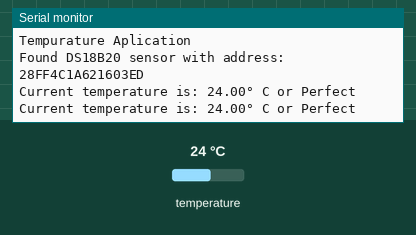
Simulated run of this program. Board: ESP8266 (NodeMCU). Shown: the last lines printed to the serial monitor. Inputs (shaded band) come from the test bench; at power-on: temperature 24 °C.

Above: at 7.3 s.
7.4 s: temperature set to 12 °C
At 12.7 s:
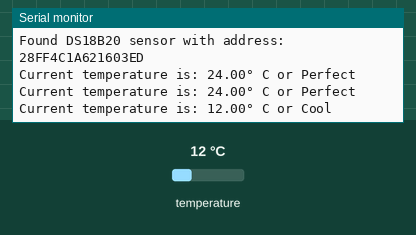
19.3 s: temperature set to 28 °C
At 24.7 s:
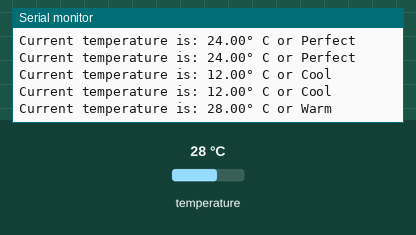
31.1 s: temperature set to 33 °C
At 36.7 s:
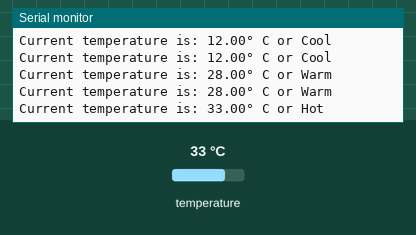
42.7 s: temperature set to 41 °C
At 47.4 s:
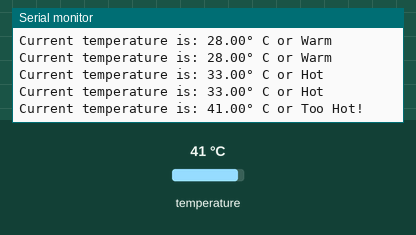
54.3 s: temperature set to 7 °C
At 59.4 s:
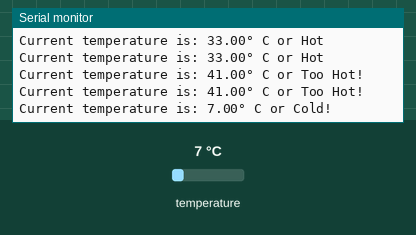

The program:

main.cpp
```cpp
// ******************************************************************
//I, Nicodemus Allan, student number 000838957, certify that this material is my original work. No other person's work has been used without due acknowledgment and I have not made my work available to anyone else.
//
//Date: 2022-10-03

// library for Arduino framework
#include <Arduino.h>
// 1-Wire sensor communication libary
#include <OneWire.h>
// DS18B20 sensor library
#include <DallasTemperature.h>

// Pin that the  DS18B20 is connected to
const int oneWireBus = D3;

// Setup a oneWire instance to communicate with any OneWire devices
OneWire oneWire(oneWireBus);

// Pass our oneWire reference to Dallas Temperature sensor
DallasTemperature DS18B20(&oneWire);

//initialising deviceAddress
DeviceAddress deviceAddress;


void printAddress(DeviceAddress deviceAddress) {
  //loops through the adress values and prints them out
  for (int i = 0; i < 8; i++) {
    if (deviceAddress[i] < 16) Serial.print("0");
      Serial.print(deviceAddress[i], HEX);
  }
  Serial.println();
}

void setup() {
  // configure the USB serial monitor
  Serial.begin(115200);
  // Start the DS18B20 sensor
  DS18B20.begin();

  Serial.println("Tempurature Aplication");
  if (DS18B20.getAddress(deviceAddress, 0))
  {
    Serial.print("Found DS18B20 sensor with address: ");
    //calls method to print address out
    printAddress(deviceAddress);
  }
  else{
    Serial.println("No DS18B20 temperature sensors are installed!");
  }
}

//checks the temperature and prints apropriate response
String checkTemp(float fTemp)
{
  if (fTemp > 35)
  {
    return "Too Hot!";
  }
  else if (fTemp >= 30)
  {
    return "Hot";
  }
  else if (fTemp >= 25)
  {
    return "Warm";
  }
  else if (fTemp >= 15)
  {
    return "Perfect";
  }
  else if (fTemp >= 10)
  {
    return "Cool";
  }
  else
  {
    return "Cold!";
  }
}

void loop() {
  //checks if sensor is connected
  if (DS18B20.getAddress(deviceAddress, 0))
  {
    float fTemp;

    // ask DS18B20 for the current temperature
    DS18B20.requestTemperatures();

    // fetch the temperature.  We only have 1 sensor, so the index is 0.
    fTemp = DS18B20.getTempCByIndex(0);

    // print the temp to the USB serial monitor
    Serial.println("Current temperature is: " + String(fTemp) + "° C or " + checkTemp(fTemp));

    // wait 5s (5000ms) before doing this again
    delay(5000);
  }
}
```

Measured:
- after the input at 7.4 s, the serial monitor: prints a new line after 5.0 s (image 1)
- after the input at 19.3 s, the serial monitor: prints a new line after 4.6 s (image 2)
- after the input at 31.1 s, the serial monitor: prints a new line after 4.4 s (image 3)
- after the input at 42.7 s, the serial monitor: prints a new line after 4.3 s (image 4)
- after the input at 54.3 s, the serial monitor: prints a new line after 4.3 s (image 5)
